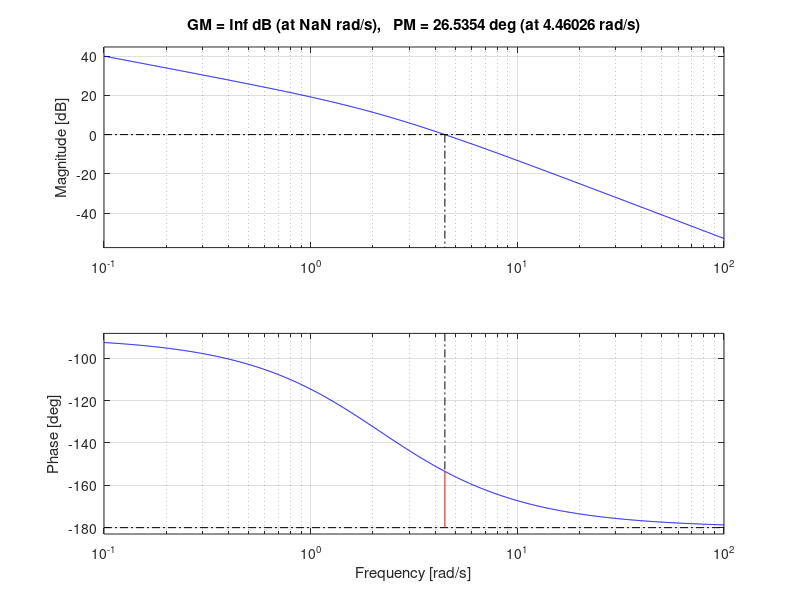

Recreate this plot in MATLAB.
A = [0 1 0 0;0 -2.2626 -0.3963 0.0082;0 0 0 1;0 3.5649 16.0655 -0.3324];
B = [0;0.2263;0;-0.3565];
C = [1 0 0 0];
D = 0;
[b,a] = ss2tf(A,B,C,D);
GH = tf(b,a);
cloop = feedback(GH, 1);
r = pole(cloop);
% plot Bode of closed loop
%bode(100 *GH);
margin(100*GH)
grid on
%title('Bode Plot with Gain = 100')
